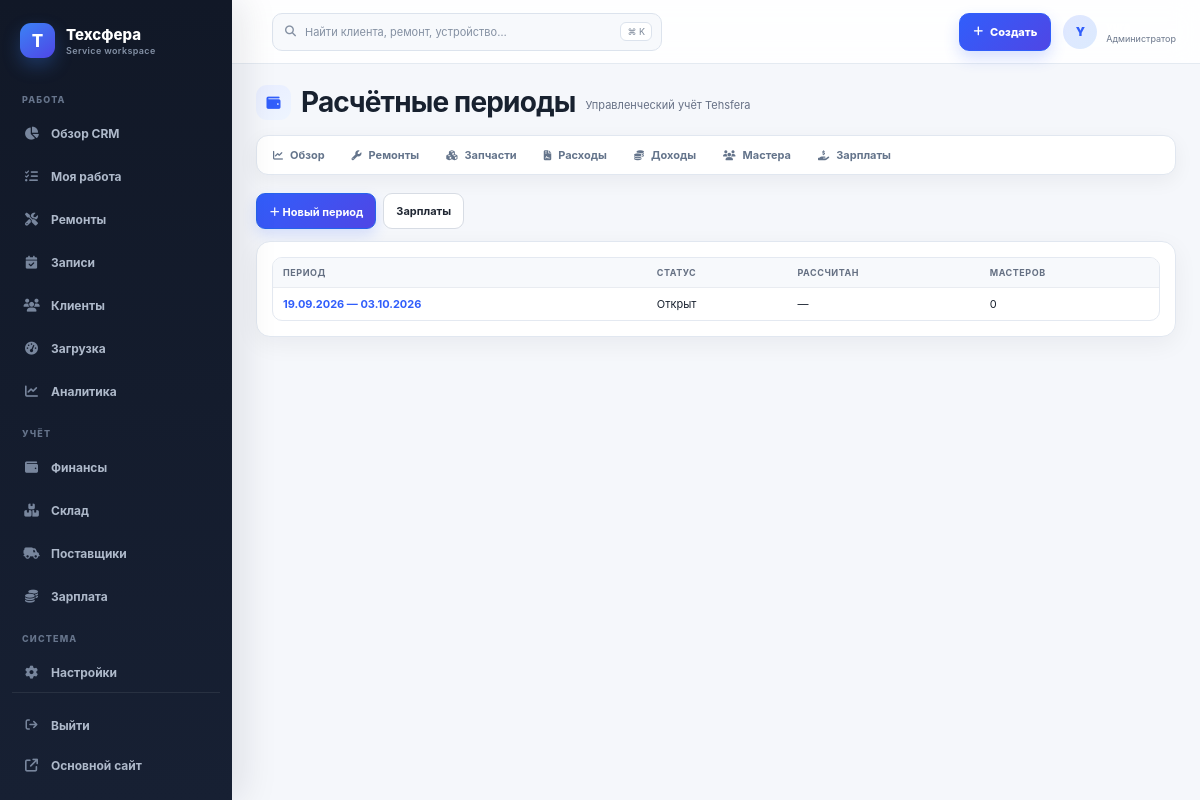
Page /finance/salaries/periods/ (signed in) on the earlier database version.
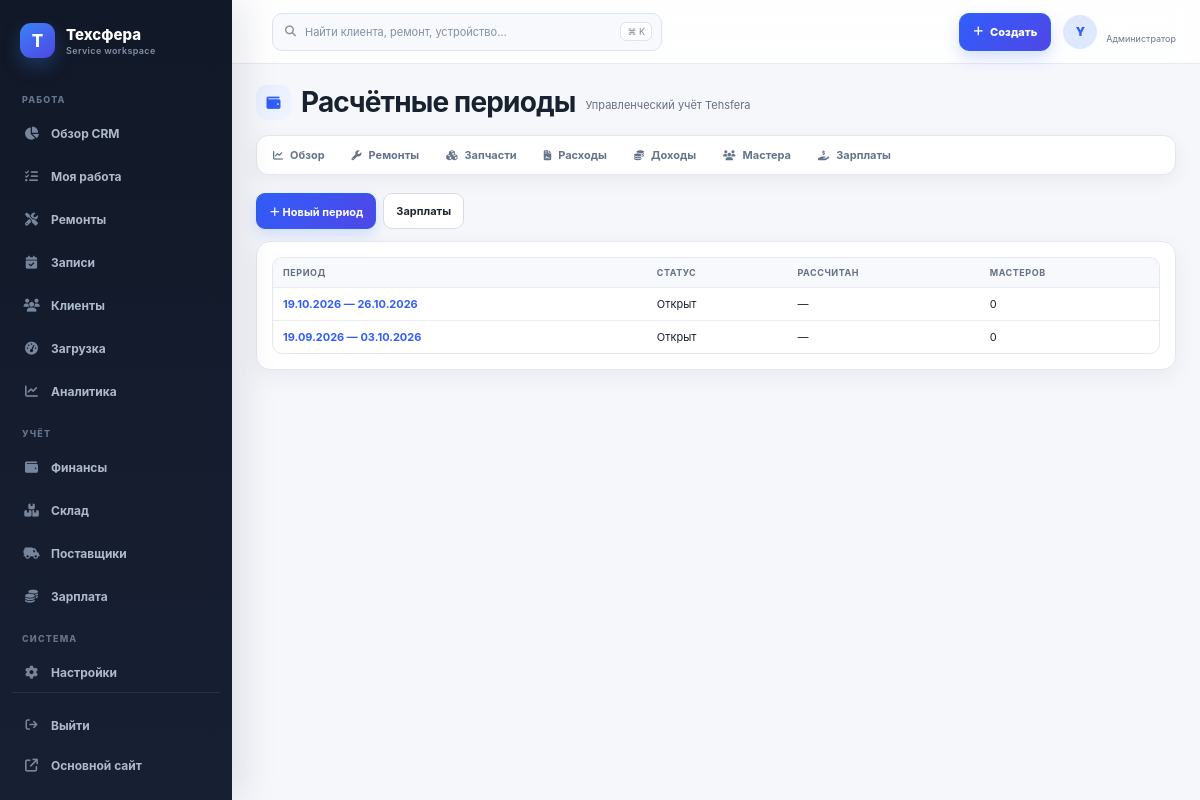
Same page on the later database version.
### finance/models.py (models this page shows, shortened)
class PayrollPeriod(models.Model):
    class Status(models.TextChoices):
        OPEN = "open", "Открыт"
        CLOSED = "closed", "Закрыт"
    start_date = models.DateField("Начало периода")
    end_date = models.DateField("Окончание периода")
    status = models.CharField("Статус", max_length=12, choices=Status.choices, default=Status.OPEN)
    calculated_at = models.DateTimeField("Дата расчёта", null=True, blank=True)
    comment = models.TextField("Комментарий", blank=True)
    created_at = models.DateTimeField("Создан", auto_now_add=True)
    class Meta:
        verbose_name = "Расчётный период"
        verbose_name_plural = "Расчётные периоды"
        ordering = ["-start_date"]
        constraints = [models.UniqueConstraint(fields=["start_date", "end_date"], name="uniq_payroll_period_dates")]
    def __str__(self):
        return f"{self.start_date:%d.%m.%Y} — {self.end_date:%d.%m.%Y}"

### finance/views.py (the view)
# urls.py: path("salaries/periods/", views.payroll_period_list, name="payroll_period_list"),
@finance_staff_required
def payroll_period_list(request):
    return render(request, "finance/payroll_period_list.html", {"periods": PayrollPeriod.objects.prefetch_related("calculations__employee")})

### accounts/access.py (called while the page is built, shortened)
def profile_for(user):
    if not getattr(user, "is_authenticated", False):
        return None
    try:
        return user.account_profile
    except AccountProfile.DoesNotExist:
        return None

def is_tehsfera_admin(user):
    profile = profile_for(user)
    return bool(user.is_authenticated and user.is_active and (
        user.is_superuser or (profile and profile.role == AccountProfile.Role.ADMIN)
    ))

def master_employee(user):
    if not getattr(user, "is_authenticated", False) or not user.is_active:
        return None
    try:
        employee = user.employee_profile
    except Exception:
        return None
    profile = profile_for(user)
    approved = not profile or (
        profile.role == AccountProfile.Role.MASTER and profile.approval_status == AccountProfile.Approval.APPROVED
    )
    return employee if approved and employee.is_active and not employee.is_owner else None

def is_approved_master(user):
    return master_employee(user) is not None

def is_client(user):
    profile = profile_for(user)
    return bool(profile and profile.role == AccountProfile.Role.CLIENT)

def account_landing_url(user):
    if is_tehsfera_admin(user):
        return reverse("workbench")

### finance/templates/finance/payroll_period_list.html
{% extends "finance/base.html" %}{% block finance_title %}Расчётные периоды{% endblock %}{% block finance_content %}<div class="fin-actions"><a class="fin-btn primary" href="{% url 'finance:payroll_period_create' %}">＋ Новый период</a><a class="fin-btn" href="{% url 'finance:salary_list' %}">Зарплаты</a></div><section class="fin-card"><div class="fin-table-wrap"><table class="fin-table"><thead><tr><th>Период</th><th>Статус</th><th>Рассчитан</th><th>Мастеров</th></tr></thead><tbody>{% for period in periods %}<tr><td><a class="fin-link" href="{% url 'finance:payroll_period_detail' period.pk %}">{{ period }}</a></td><td>{{ period.get_status_display }}</td><td>{{ period.calculated_at|date:'d.m.Y H:i'|default:'—' }}</td><td>{{ period.calculations.count }}</td></tr>{% empty %}<tr><td colspan="4" class="fin-empty">Периодов нет</td></tr>{% endfor %}</tbody></table></div></section>{% endblock %}

Differences in the rows shown:
added PayrollPeriod: start_date+end_date "19.10.2026 — 26.10.2026", status "Открыт", calculated_at "—", calculations.count "0"
